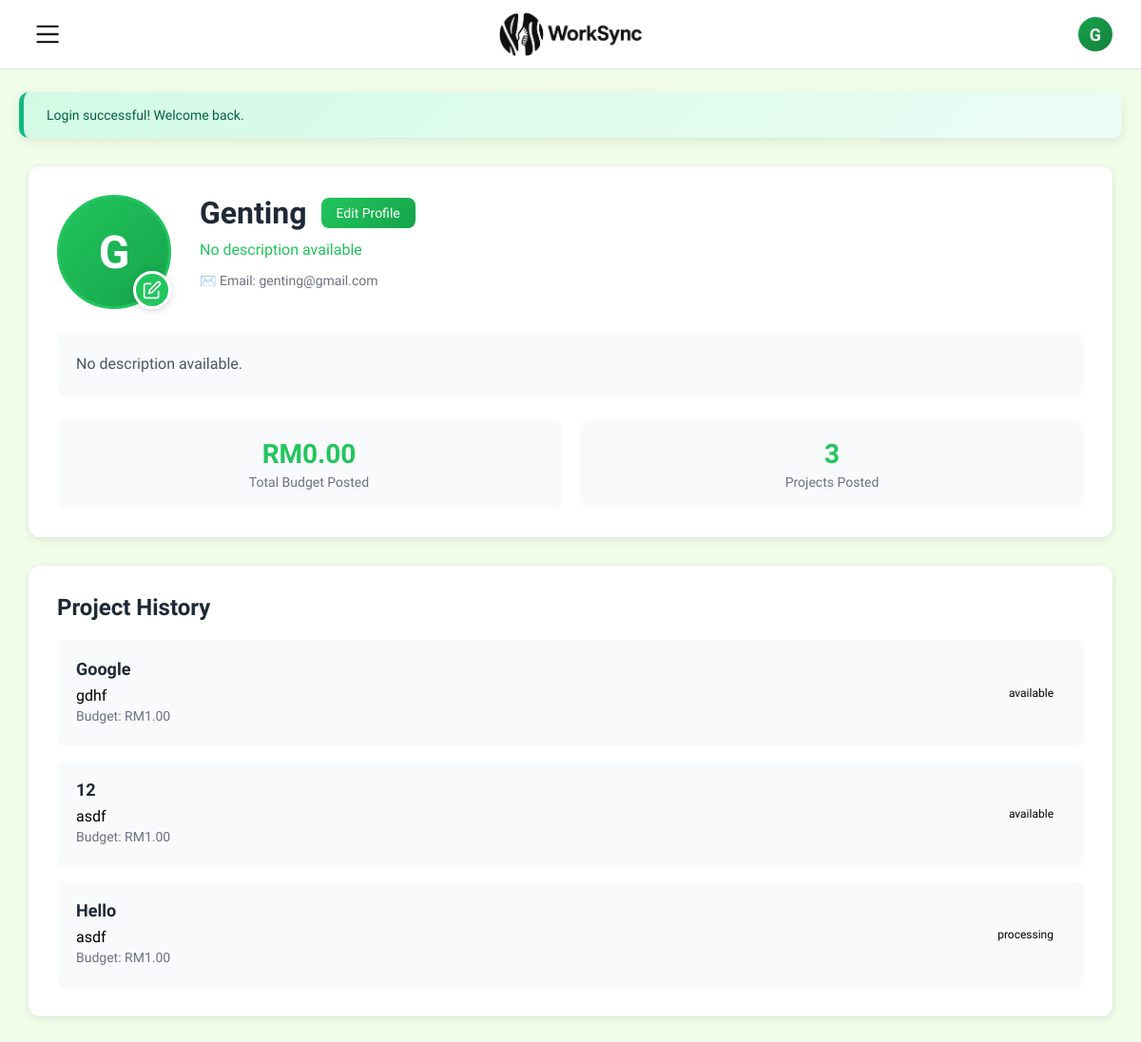
The app's page /page/client_profile.php (signed in), older data.
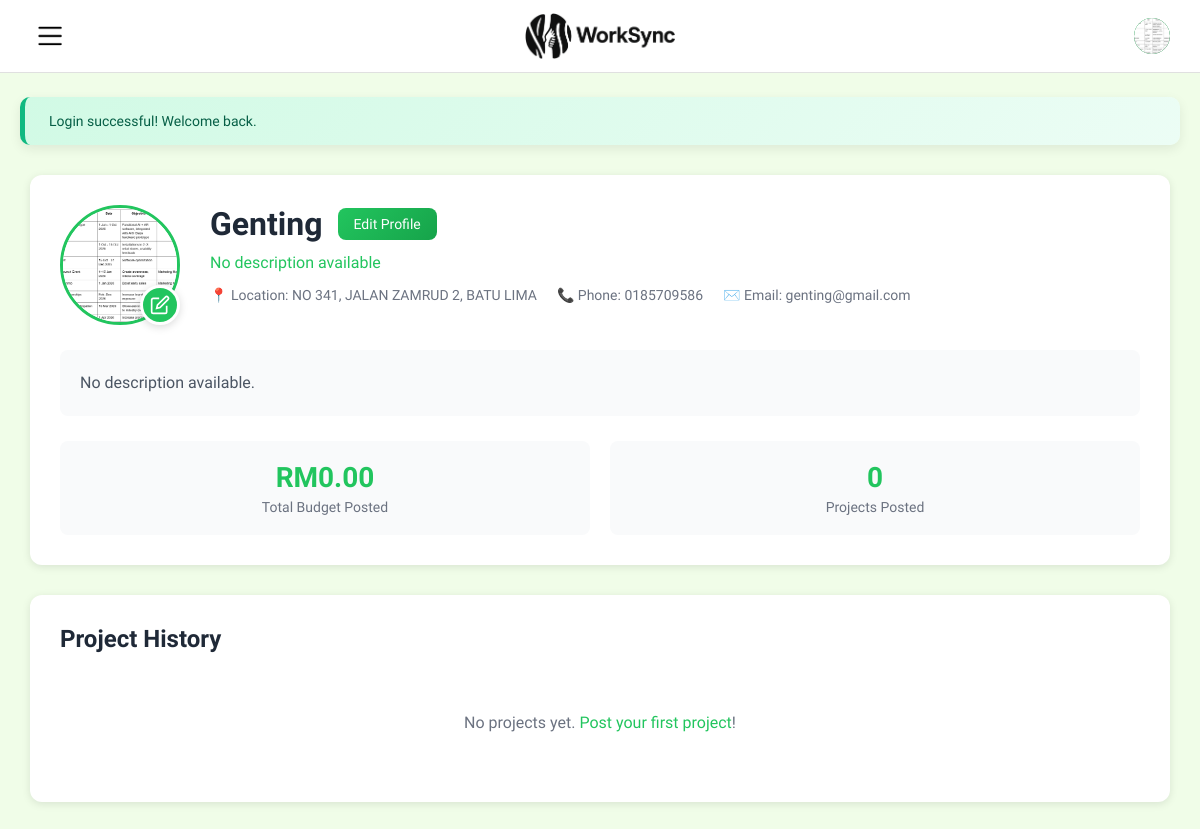
The same page, newer data.
### tables this page shows
CREATE TABLE
  `client` (
    `ClientID` int (11) NOT NULL,
    `CompanyName` varchar(255) DEFAULT NULL,
    `Description` text DEFAULT NULL,
    `Email` varchar(255) DEFAULT NULL,
    `Password` varchar(255) DEFAULT NULL,
    `PhoneNo` varchar(50) DEFAULT NULL,
    `ProfilePicture` varchar(500) DEFAULT NULL,
    `Status` varchar(50) DEFAULT NULL,
    `Address` text DEFAULT NULL,
    `JoinedDate` timestamp NOT NULL DEFAULT current_timestamp(),
    `isDelete` tinyint (1) DEFAULT 0,
    `FailedLoginAttempts` int (11) NOT NULL DEFAULT 0,
    `LastFailedLoginAt` datetime DEFAULT NULL
  );

CREATE TABLE
  `job` (
    `JobID` int (11) NOT NULL,
    `ClientID` int (11) DEFAULT NULL,
    `Title` varchar(255) DEFAULT NULL,
    `Description` text DEFAULT NULL,
    `Budget` decimal(10, 2) DEFAULT NULL,
    `DeliveryTime` int (11) NOT NULL,
    `Deadline` date DEFAULT NULL,
    `Status` enum ('available', 'deleted', 'complete', 'processing') NOT NULL DEFAULT 'available',
    `PostDate` date DEFAULT NULL
  );

### page/client_profile.php (the view, shortened to what the changed rows need)
<?php
$conn = getDBConnection();
$client_id = $_SESSION['user_id'];
$stmt = $conn->prepare("SELECT ClientID, CompanyName, Description, Email, PhoneNo, Address, Status, ProfilePicture FROM client WHERE ClientID = ?");
$stmt->bind_param("i", $client_id);
$stmt->execute();
$result = $stmt->get_result();
$client = $result->fetch_assoc();
$stmt = $conn->prepare("SELECT COUNT(*) as project_count FROM job WHERE ClientID = ?");
$stmt->bind_param("i", $client_id);
$stmt->execute();
$project_count_result = $stmt->get_result();
$project_count = $project_count_result->fetch_assoc()['project_count'];
$stmt = $conn->prepare("
    SELECT
        JobID,
        Title,
        Budget,
        Status,
        PostDate,
        Description
    FROM job
    WHERE ClientID = ?
    ORDER BY PostDate DESC
    LIMIT 10
");
$stmt->bind_param("i", $client_id);
$stmt->execute();
$projects_result = $stmt->get_result();
$projects = [];
while ($row = $projects_result->fetch_assoc()) {
    $projects[] = $row;
}
?>
<!DOCTYPE html>
<html lang="en">
<head>
    <link rel="stylesheet" href="/assets/css/style.css">
    <link rel="stylesheet" href="/assets/css/dashboard.css">
    <link rel="stylesheet" href="/assets/css/profile.css">
</head>
<body class="profile-page">
    <div class="profile-layout">
        <main class="main-content">
            <?php include '../includes/header.php'; ?>
            <div class="profile-card">
                <div class="profile-header-section">
                    <div class="profile-image-container">
                        <?php if ($client['ProfilePicture'] && file_exists('../' . $client['ProfilePicture'])): ?>
                            <img src="/<?php echo htmlspecialchars($client['ProfilePicture']); ?>" alt="Profile Picture" class="profile-picture">
                        <?php else: ?>
                            <div class="avatar-large"><?php echo strtoupper(substr($client['CompanyName'] ?: 'C', 0, 1)); ?></div>
                        <?php endif; ?>
                        <label for="profile_picture_input" class="upload-icon-button" title="Upload profile picture">
                            <svg class="pencil-icon" viewBox="0 0 24 24" fill="none" stroke="currentColor" stroke-width="2">
                                <path d="M11 4H4a2 2 0 0 0-2 2v14a2 2 0 0 0 2 2h14a2 2 0 0 0 2-2v-7"></path>
                                <path d="M18.5 2.5a2.121 2.121 0 0 1 3 3L12 15l-4 1 1-4 9.5-9.5z"></path>
                            </svg>
                        </label>
                    </div>
                    <div class="profile-info">
                        <h1 class="profile-name">
                            <?php echo htmlspecialchars($client['CompanyName'] ?: 'Client'); ?>
                            <a href="edit_client_profile.php" class="edit-profile-btn">Edit Profile</a>
                        </h1>
                        <p class="profile-tagline"><?php echo htmlspecialchars($client['Description'] ?: 'No description available'); ?></p>
                        <div class="profile-details">
                            <?php if ($client['Address']): ?>
                                <span class="detail-item">📍 Location: <?php echo htmlspecialchars($client['Address']); ?></span>
                            <?php endif; ?>
                            <?php if ($client['PhoneNo']): ?>
                                <span class="detail-item">📞 Phone: <?php echo htmlspecialchars($client['PhoneNo']); ?></span>
                            <?php endif; ?>
                            <span class="detail-item">✉️ Email: <?php echo htmlspecialchars($client['Email']); ?></span>
                        </div>
                    </div>
                </div>
                <div class="profile-description">
                    <p><?php echo htmlspecialchars($client['Description'] ?: 'No description available.'); ?></p>
                </div>
                <div class="profile-stats">
                    <div class="stat-box">
                        <div class="stat-value"><?php echo $project_count; ?></div>
                        <div class="stat-label">Projects Posted</div>
                    </div>
                </div>
            </div>
            <div class="project-history-card">
                <h2 class="section-title">Project History</h2>
                <div class="project-list">
                    <?php if (empty($projects)): ?>
                        <p class="no-projects">No projects yet. <a href="createJob.php">Post your first project</a>!</p>
                    <?php else: ?>
                        <?php foreach ($projects as $project): ?>
                            <div class="project-item">
                                <div class="project-info">
                                    <h3 class="project-title"><?php echo htmlspecialchars($project['Title']); ?></h3>
                                    <p class="project-description"><?php echo htmlspecialchars(substr($project['Description'], 0, 100)) . (strlen($project['Description']) > 100 ? '...' : ''); ?></p>
                                    <p class="project-budget">Budget: RM<?php echo number_format($project['Budget'], 2); ?></p>
                                </div>
                                <div class="project-status">
                                    <?php
                                    $status = $project['Status'];
                                    $status_class = strtolower(str_replace(' ', '-', $status));
                                    ?>
                                    <span class="status-badge status-<?php echo $status_class; ?>"><?php echo htmlspecialchars($status); ?></span>
                                </div>
                            </div>
                        <?php endforeach; ?>
                    <?php endif; ?>
                </div>
            </div>
        </main>
    </div>
</body>
</html>

### includes/header.php (shortened to what the changed rows need)
<header class="profile-header">
    <div class="header-actions">
        <div class="profile-dropdown">
            <div class="profile-avatar" id="profileAvatar" style="width: 36px; height: 36px; border-radius: 50%; background: linear-gradient(135deg, #16a34a, #15803d); display: flex; align-items: center; justify-content: center; color: white; font-size: 18px; cursor: pointer; overflow: hidden; flex-shrink: 0;">
                <?php
                if (isset($_SESSION['user_id']) && isset($_SESSION['user_type'])) {
                    $user_id = $_SESSION['user_id'];
                    $user_type = $_SESSION['user_type'];
                    $conn = getDBConnection();
                    if ($user_type === 'freelancer') {
                        $table = 'freelancer';
                        $id_column = 'FreelancerID';
                        $name_col1 = 'FirstName';
                        $name_col2 = 'LastName';
                    } else {
                        $table = 'client';
                        $id_column = 'ClientID';
                        $name_col1 = 'CompanyName';
                        $name_col2 = null;
                    }
                    $query = "SELECT ProfilePicture, $name_col1" . ($name_col2 ? ", $name_col2" : "") . " FROM $table WHERE $id_column = ?";
                    $stmt = $conn->prepare($query);
                    $stmt->bind_param('i', $user_id);
                    $stmt->execute();
                    $result = $stmt->get_result();
                    if ($result && $result->num_rows > 0) {
                        $user = $result->fetch_assoc();
                        $profilePicture = $user['ProfilePicture'] ?? null;
                        $name1 = $user[$name_col1] ?? '';
                        $profilePicSrc = '';
                        if (!empty($profilePicture)) {
                            $picPath = $profilePicture;
                            if (strpos($picPath, '/') !== 0 && strpos($picPath, 'http') !== 0) {
                                $picPath = '/' . $picPath;
                            }
                            $profilePicSrc = $picPath;
                        }
                        if (!empty($profilePicSrc)) {
                            echo '<img src="' . htmlspecialchars($profilePicSrc) . '" alt="Profile" style="width: 100%; height: 100%; object-fit: cover; border-radius: 50%; display: block;" onerror="this.style.display=\'none\'; this.parentElement.textContent = \'' . strtoupper(substr($name1 ?: 'U', 0, 1)) . '\';">';
                        } else {
                            if ($user_type === 'freelancer') {
                                $initials = strtoupper(substr($name1 ?: 'F', 0, 1));
                            } else {
                                $initials = strtoupper(substr($name1 ?: 'C', 0, 1));
                            }
                            echo $initials;
                        }
                    } else {
                        echo 'U';
                    }
                } else {
                    echo '👤';
                }
                ?>
            </div>
        </div>
    </div>
</header>

Row changes from the older to the newer data that the page shows:
removed job: Title "Google", Description "gdhf", Budget "1.00", Status "available"
removed job: Title "12", Description "asdf", Budget "1.00", Status "available"
removed job: Title "Hello", Description "asdf", Budget "1.00", Status "processing"
changed client "Genting": ProfilePicture: picture added; Address (not shown) → "NO 341, JALAN ZAMRUD 2, BATU LIMA"; PhoneNo (not shown) → "0185709586"; CompanyName "G" → (not shown)
Text that changed along with them:
$project_count: "3" → "0"
text now shown: "📍 Location: 📞 Phone: No projects yet. Post your first project !"
